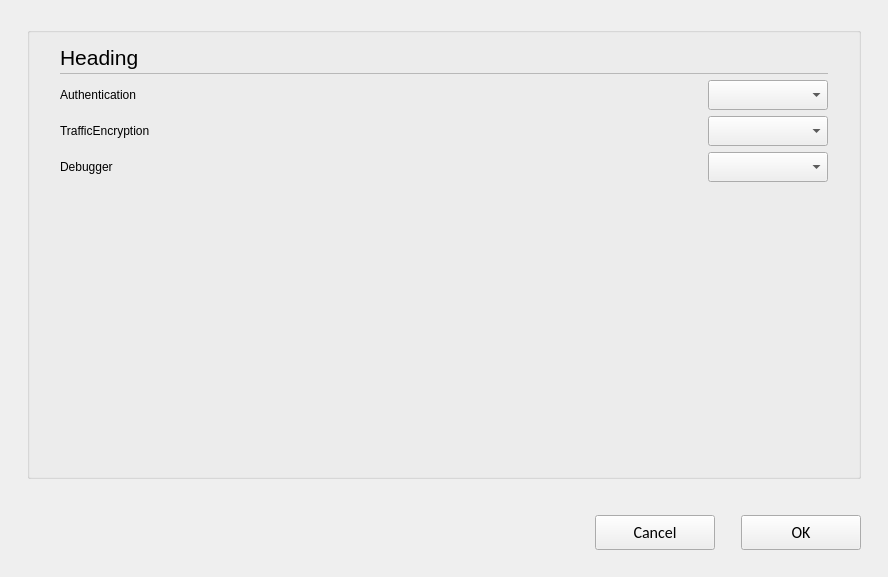
<?xml version="1.0" encoding="UTF-8"?>
<ui version="4.0">
 <class>C_SyvUpPacSecurityOptionsPopUp</class>
 <widget class="QWidget" name="C_SyvUpPacSecurityOptionsPopUp">
  <property name="geometry">
   <rect>
    <x>0</x>
    <y>0</y>
    <width>888</width>
    <height>577</height>
   </rect>
  </property>
  <property name="windowTitle">
   <string>C_SyvUpPacSecurityOptionsPopUp</string>
  </property>
  <layout class="QVBoxLayout" name="verticalLayout">
   <property name="leftMargin">
    <number>27</number>
   </property>
   <property name="topMargin">
    <number>27</number>
   </property>
   <property name="rightMargin">
    <number>27</number>
   </property>
   <property name="bottomMargin">
    <number>0</number>
   </property>
   <item>
    <widget class="QGroupBox" name="pc_GroupBoxGeneral_5">
    <property name="styleRole" stdset="0">
     <string>default</string>
    </property>
     <property name="title">
      <string/>
     </property>
     <layout class="QVBoxLayout" name="verticalLayout_6">
      <property name="spacing">
       <number>0</number>
      </property>
      <property name="leftMargin">
       <number>30</number>
      </property>
      <property name="rightMargin">
       <number>30</number>
      </property>
      <property name="bottomMargin">
       <number>13</number>
      </property>
      <item>
       <layout class="QHBoxLayout" name="horizontalLayout_7" stretch="0,1">
        <property name="spacing">
         <number>6</number>
        </property>
        <item>
         <widget class="stw::opensyde_gui_elements::C_OgeLabContextMenuBase" name="pc_LabelHeading">
          <property name="styleRole" stdset="0">
           <string>heading-group-bold</string>
          </property>
          <property name="minimumSize">
           <size>
            <width>0</width>
            <height>30</height>
           </size>
          </property>
          <property name="maximumSize">
           <size>
            <width>16777215</width>
            <height>30</height>
           </size>
          </property>
          <property name="font">
           <font>
            <family>Segoe UI</family>
            <pointsize>16</pointsize>
           </font>
          </property>
          <property name="text">
           <string>Heading</string>
          </property>
         </widget>
        </item>
        <item>
         <spacer name="horizontalSpacer_10">
          <property name="orientation">
           <enum>Qt::Orientation::Horizontal</enum>
          </property>
          <property name="sizeHint" stdset="0">
           <size>
            <width>40</width>
            <height>1</height>
           </size>
          </property>
         </spacer>
        </item>
       </layout>
      </item>
      <item>
       <layout class="QHBoxLayout" name="horizontalLayout_20" stretch="0">
        <property name="spacing">
         <number>0</number>
        </property>
        <property name="topMargin">
         <number>1</number>
        </property>
        <property name="rightMargin">
         <number>0</number>
        </property>
        <property name="bottomMargin">
         <number>0</number>
        </property>
        <item>
         <widget class="QFrame" name="pc_Frame_3">
          <property name="styleRole" stdset="0">
           <string>fra-separator</string>
          </property>
          <property name="minimumSize">
           <size>
            <width>0</width>
            <height>1</height>
           </size>
          </property>
          <property name="maximumSize">
           <size>
            <width>16777215</width>
            <height>1</height>
           </size>
          </property>
          <property name="frameShape">
           <enum>QFrame::Shape::StyledPanel</enum>
          </property>
          <property name="frameShadow">
           <enum>QFrame::Shadow::Raised</enum>
          </property>
         </widget>
        </item>
       </layout>
      </item>
      <item>
       <spacer name="verticalSpacer_6">
        <property name="orientation">
         <enum>Qt::Orientation::Vertical</enum>
        </property>
        <property name="sizeType">
         <enum>QSizePolicy::Policy::Fixed</enum>
        </property>
        <property name="sizeHint" stdset="0">
         <size>
          <width>6</width>
          <height>6</height>
         </size>
        </property>
       </spacer>
      </item>
      <item>
       <layout class="QHBoxLayout" name="horizontalLayout">
        <item>
         <widget class="stw::opensyde_gui_elements::C_OgeLabToolTipBase" name="pc_LabelAuth">
          <property name="styleRole" stdset="0">
           <string>group-item</string>
          </property>
          <property name="minimumSize">
           <size>
            <width>85</width>
            <height>0</height>
           </size>
          </property>
          <property name="text">
           <string>Authentication</string>
          </property>
         </widget>
        </item>
        <item>
         <widget class="stw::opensyde_gui_elements::C_OgeCbxText" name="pc_ComboBoxAuth">
          <property name="minimumSize">
           <size>
            <width>120</width>
            <height>30</height>
           </size>
          </property>
          <property name="maximumSize">
           <size>
            <width>120</width>
            <height>30</height>
           </size>
          </property>
         </widget>
        </item>
       </layout>
      </item>
      <item>
       <spacer name="verticalSpacer_8">
        <property name="orientation">
         <enum>Qt::Orientation::Vertical</enum>
        </property>
        <property name="sizeType">
         <enum>QSizePolicy::Policy::Fixed</enum>
        </property>
        <property name="sizeHint" stdset="0">
         <size>
          <width>6</width>
          <height>6</height>
         </size>
        </property>
       </spacer>
      </item>
      <item>
       <layout class="QHBoxLayout" name="horizontalLayout_3">
        <item>
         <widget class="stw::opensyde_gui_elements::C_OgeLabToolTipBase" name="pc_LabelTrafficEncryption">
          <property name="styleRole" stdset="0">
           <string>group-item</string>
          </property>
          <property name="minimumSize">
           <size>
            <width>85</width>
            <height>0</height>
           </size>
          </property>
          <property name="text">
           <string>TrafficEncryption</string>
          </property>
         </widget>
        </item>
        <item>
         <widget class="stw::opensyde_gui_elements::C_OgeCbxText" name="pc_ComboBoxTrafficEncryption">
          <property name="minimumSize">
           <size>
            <width>120</width>
            <height>30</height>
           </size>
          </property>
          <property name="maximumSize">
           <size>
            <width>120</width>
            <height>30</height>
           </size>
          </property>
         </widget>
        </item>
       </layout>
      </item>
      <item>
       <spacer name="verticalSpacer_9">
        <property name="orientation">
         <enum>Qt::Orientation::Vertical</enum>
        </property>
        <property name="sizeType">
         <enum>QSizePolicy::Policy::Fixed</enum>
        </property>
        <property name="sizeHint" stdset="0">
         <size>
          <width>6</width>
          <height>6</height>
         </size>
        </property>
       </spacer>
      </item>
      <item>
       <layout class="QHBoxLayout" name="horizontalLayout_2">
        <item>
         <widget class="stw::opensyde_gui_elements::C_OgeLabToolTipBase" name="pc_LabelDebugger">
          <property name="styleRole" stdset="0">
           <string>group-item</string>
          </property>
          <property name="minimumSize">
           <size>
            <width>85</width>
            <height>0</height>
           </size>
          </property>
          <property name="text">
           <string>Debugger</string>
          </property>
         </widget>
        </item>
        <item>
         <widget class="stw::opensyde_gui_elements::C_OgeCbxText" name="pc_ComboBoxDebugger">
          <property name="minimumSize">
           <size>
            <width>120</width>
            <height>30</height>
           </size>
          </property>
          <property name="maximumSize">
           <size>
            <width>120</width>
            <height>30</height>
           </size>
          </property>
         </widget>
        </item>
       </layout>
      </item>
      <item>
       <spacer name="verticalSpacer">
        <property name="orientation">
         <enum>Qt::Orientation::Vertical</enum>
        </property>
        <property name="sizeHint" stdset="0">
         <size>
          <width>20</width>
          <height>40</height>
         </size>
        </property>
       </spacer>
      </item>
     </layout>
    </widget>
   </item>
   <item>
    <spacer name="pc_VerticalSpacerButtonsObove">
     <property name="orientation">
      <enum>Qt::Orientation::Vertical</enum>
     </property>
     <property name="sizeType">
      <enum>QSizePolicy::Policy::Fixed</enum>
     </property>
     <property name="sizeHint" stdset="0">
      <size>
       <width>20</width>
       <height>30</height>
      </size>
     </property>
    </spacer>
   </item>
   <item>
    <layout class="QHBoxLayout" name="horizontalLayout_22">
     <item>
      <spacer name="horizontalSpacer_9">
       <property name="orientation">
        <enum>Qt::Orientation::Horizontal</enum>
       </property>
       <property name="sizeHint" stdset="0">
        <size>
         <width>40</width>
         <height>20</height>
        </size>
       </property>
      </spacer>
     </item>
     <item>
      <widget class="QPushButton" name="pc_PushButtonCancel">
       <property name="styleRole" stdset="0">
        <string>cancel</string>
       </property>
       <property name="minimumSize">
        <size>
         <width>120</width>
         <height>35</height>
        </size>
       </property>
       <property name="maximumSize">
        <size>
         <width>120</width>
         <height>35</height>
        </size>
       </property>
       <property name="font">
        <font>
         <family>Calibri</family>
         <pointsize>12</pointsize>
        </font>
       </property>
       <property name="text">
        <string>Cancel</string>
       </property>
      </widget>
     </item>
     <item>
      <spacer name="horizontalSpacer_4">
       <property name="orientation">
        <enum>Qt::Orientation::Horizontal</enum>
       </property>
       <property name="sizeType">
        <enum>QSizePolicy::Policy::Fixed</enum>
       </property>
       <property name="sizeHint" stdset="0">
        <size>
         <width>20</width>
         <height>20</height>
        </size>
       </property>
      </spacer>
     </item>
     <item>
      <widget class="QPushButton" name="pc_PushButtonOk">
       <property name="styleRole" stdset="0">
        <string>dialog</string>
       </property>
       <property name="minimumSize">
        <size>
         <width>120</width>
         <height>35</height>
        </size>
       </property>
       <property name="maximumSize">
        <size>
         <width>120</width>
         <height>35</height>
        </size>
       </property>
       <property name="font">
        <font>
         <family>Calibri</family>
         <pointsize>12</pointsize>
        </font>
       </property>
       <property name="text">
        <string>OK</string>
       </property>
      </widget>
     </item>
    </layout>
   </item>
   <item>
    <spacer name="verticalSpacer_7">
     <property name="orientation">
      <enum>Qt::Orientation::Vertical</enum>
     </property>
     <property name="sizeType">
      <enum>QSizePolicy::Policy::Fixed</enum>
     </property>
     <property name="sizeHint" stdset="0">
      <size>
       <width>20</width>
       <height>27</height>
      </size>
     </property>
    </spacer>
   </item>
  </layout>
 </widget>
 <customwidgets>
  <customwidget>
   <class>stw::opensyde_gui_elements::C_OgeCbxText</class>
   <extends>QComboBox</extends>
   <header>C_OgeCbxText.hpp</header>
  </customwidget>
  <customwidget>
   <class>stw::opensyde_gui_elements::C_OgeLabToolTipBase</class>
   <extends>QLabel</extends>
   <header>C_OgeLabToolTipBase.hpp</header>
  </customwidget>
  <customwidget>
   <class>stw::opensyde_gui_elements::C_OgeLabContextMenuBase</class>
   <extends>QLabel</extends>
   <header>C_OgeLabContextMenuBase.hpp</header>
  </customwidget>
 </customwidgets>
 <resources/>
 <connections/>
</ui>
